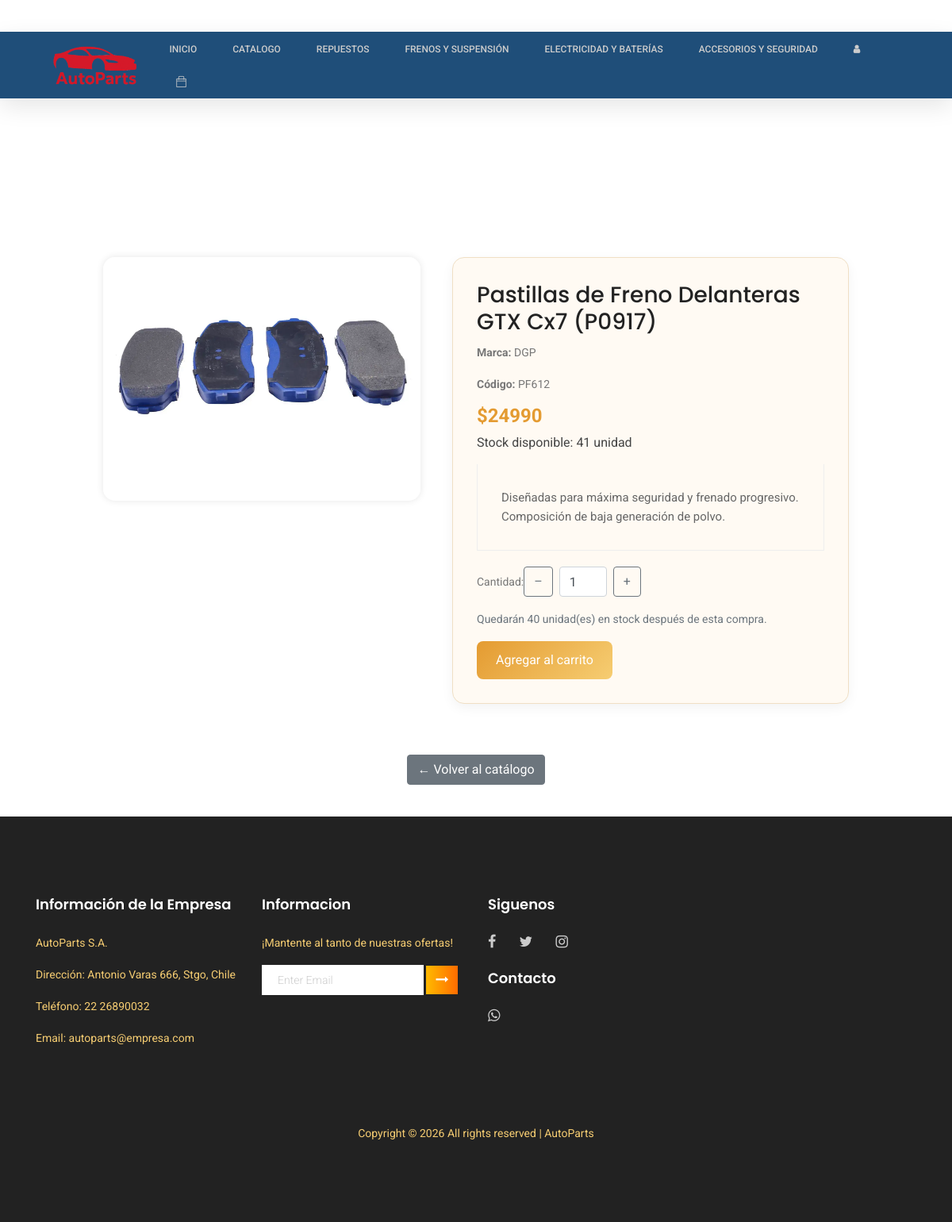
Page /producto/1/ on the earlier database version.
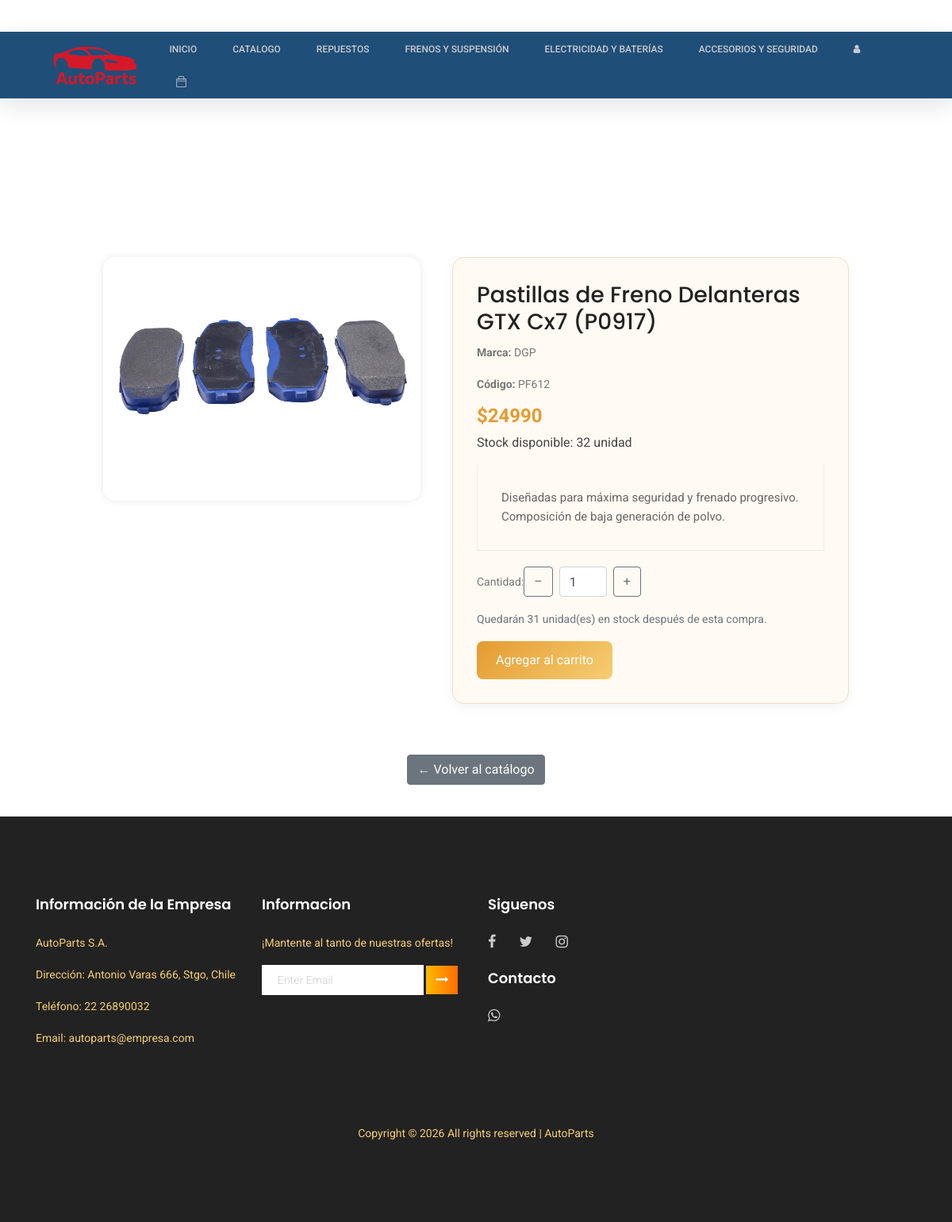
Same page on the later database version.
### tienda/models.py (models this page shows, shortened)
class Producto(models.Model):
    codigo_producto = models.CharField(max_length=100, unique=True, default="Sin código")
    marca = models.CharField(max_length=100)
    nombre = models.CharField(max_length=100)
    descripcion = models.TextField()
    precio_unitario = models.IntegerField(default=0)
    precio_mayorista = models.IntegerField(default=0)
    impuesto = models.IntegerField(default=0)
    stock_disponible = models.IntegerField(default=0)
    unidad_medida = models.CharField(max_length=50, default="unidad")
    activo = models.BooleanField(default=True)
    fecha_creacion = models.DateTimeField(auto_now_add=True)
    fecha_actualizacion = models.DateTimeField(auto_now=True)
    autor = models.ForeignKey(CustomUser, on_delete=models.CASCADE)
    imagen = models.ImageField(upload_to='productos/', null=True, blank=True)
    categoria = models.ForeignKey(Categoria, on_delete=models.CASCADE, null=True, blank=True)
    destacado = models.BooleanField(default=False)

### tienda/views.py (the view)
# urls.py: path('producto/<int:producto_id>/', views.detalle_producto, name='detalle_producto'),
def detalle_producto(request, producto_id):
    producto = get_object_or_404(Producto, id=producto_id)
    if request.user.is_authenticated and request.user.is_b2b:
        precio = producto.precio_mayorista
        modo_b2b = True
    else:
        precio = producto.precio_unitario
        modo_b2b = False
    return render(request, 'tienda/detalle_producto.html', {
        'producto': producto,
        'precio': precio,
        'modo_b2b': modo_b2b,
    })

### tienda/templates/tienda/detalle_producto.html (shortened to what this page needs)
{% extends 'tienda/base.html' %}
{% load static %}
{% block content %}
<div class="container product-detail-container">
    {% if producto.imagen %}
    <img src="{{ producto.imagen.url }}" alt="{{ producto.nombre }}" class="product-image">
{% else %}
    <img src="{% static 'img/default-product.jpg' %}" alt="{{ producto.nombre }}" class="product-image">
{% endif %}
    <div class="product-info">
        <h2>{{ producto.nombre }}</h2>
        <p><strong>Marca:</strong> {{ producto.marca }}</p>
        <p><strong>Código:</strong> {{ producto.codigo_producto }}</p>
        <p class="price">${{ precio|floatformat:0 }}</p>
        <p class="stock">
            {% if producto.stock_disponible > 0 %}
                <span>Stock disponible: {{ producto.stock_disponible }} {{ producto.unidad_medida }}</span>
            {% else %}
                <span style="color:red;">Sin stock disponible</span>
            {% endif %}
        </p>
        <p class="description">
            {{ producto.descripcion|default:"No hay descripción disponible para este producto." }}
        </p>
        {% if producto.stock_disponible > 0 %}
        <form method="POST" action="{% url 'agregar_producto' producto.id %}">
            <div class="d-flex align-items-center mb-3">
                <label for="cantidad" class="me-2 fw-bold">Cantidad:</label>
                <button type="button" onclick="cambiarCantidad(-1)" class="btn btn-outline-secondary">–</button>
                <input type="number" id="cantidad" name="cantidad" value="1" min="1" max="{{ producto.stock_disponible }}"
                    class="form-control mx-2" style="width: 60px;"
                    oninput="if (this.value > {{ producto.stock_disponible }}) this.value = {{ producto.stock_disponible }}">
                <button type="button" onclick="cambiarCantidad(1)" class="btn btn-outline-secondary">+</button>
            </div>
            <p id="stock-restante" class="text-muted mt-1"></p>
            <button type="submit" class="btn-cart">Agregar al carrito</button>
        </form>
        {% endif %}
    </div>
    <div class="mt-4 text-center">
    <a href="{% url 'catalogo' %}" class="btn btn-secondary">
        ← Volver al catálogo
    </a>
    </div>
</div>
{% endblock %}

### tienda/templates/tienda/base.html (shortened to what this page needs)
{% load static %}
<!DOCTYPE html>
<html lang="es">
<head>
     <link rel="stylesheet" href="https://cdn.jsdelivr.net/npm/bootstrap-icons@1.10.5/font/bootstrap-icons.css">
    <link rel="stylesheet" href="{% static 'css/linearicons.css' %}">
    <link rel="stylesheet" href="{% static 'css/font-awesome.min.css' %}">
    <link rel="stylesheet" href="{% static 'css/themify-icons.css' %}">
    <link rel="stylesheet" href="{% static 'css/bootstrap.css' %}">
    <link rel="stylesheet" href="{% static 'css/owl.carousel.css' %}">
    <link rel="stylesheet" href="{% static 'css/nice-select.css' %}">
    <link rel="stylesheet" href="{% static 'css/nouislider.min.css' %}">
    <link rel="stylesheet" href="{% static 'css/ion.rangeSlider.css' %}" />
    <link rel="stylesheet" href="{% static 'css/ion.rangeSlider.skinFlat.css' %}" />
    <link rel="stylesheet" href="{% static 'css/magnific-popup.css' %}">
    <link rel="stylesheet" href="{% static 'css/main.css' %}">
</head>
<body>
        <header class="header_area sticky-header">
        <div class="main_menu">
            <nav class="navbar navbar-expand-lg navbar-light main_box" style="background-color: #1f4e79;">
                <div class="container">
                    <a class="navbar-brand logo_h" href="{% url 'home' %}">
                        <img src="{% static 'img/logo_auto.png' %}" alt="Logo" style="height: 60px; width: auto;">
                    </a>
                    <div class="collapse navbar-collapse offset" id="navbarSupportedContent">
                        <ul class="nav navbar-nav menu_nav ml-auto">
                            <li class="nav-item {% if request.path == '/' %}active{% endif %}">
                                <a class="nav-link" href="{% url 'home' %}">Inicio</a>
                            </li>
                            <li class="nav-item {% if 'repuestos' in request.path %}active{% endif %}">
                                <a class="nav-link" href="{% url 'catalogo' %}">Catalogo</a>
                            </li>
                            <li class="nav-item {% if 'repuestos' in request.path %}active{% endif %}">
                                <a class="nav-link" href="{% url 'catalogo_por_seccion' 'repuestos' %}">Repuestos</a>
                            </li>
                            <li class="nav-item {% if 'frenos' in request.path %}active{% endif %}">
                                <a class="nav-link" href="{% url 'catalogo_por_seccion' 'frenos' %}">Frenos y Suspensión</a>
                            </li>
                            <li class="nav-item {% if 'electricidad' in request.path %}active{% endif %}">
                                <a class="nav-link" href="{% url 'catalogo_por_seccion' 'electricidad' %}">Electricidad y Baterías</a>
                            </li>
                            <li class="nav-item {% if 'accesorios' in request.path %}active{% endif %}">
                                <a class="nav-link" href="{% url 'catalogo_por_seccion' 'accesorios' %}">Accesorios y Seguridad</a>
                            </li>
                            <li class="nav-item dropdown">
                            <a class="nav-link dropdown-toggle" href="#" id="userDropdown" role="button" data-toggle="dropdown">
                                <i class="fa fa-user"></i>
                            </a>
                        </li>
                        <a href="{% url 'ver_carrito' %}" class="nav-link cart">
                            <span class="ti-bag"></span>
                        </a>
                        </ul>
                    </div>
                </div>
            </nav>
        </div>
    </header>
    <main class="container mt-4">
        {% block content %}
        {% endblock %}
    </main>
    {% include 'tienda/partials/footer.html' %}
</body>
</html>

### tienda/templates/tienda/partials/footer.html
{% load static %}
<footer class="footer-area section_gap" style="color: #f6cd72;">
	<div class="container">
		<div class="row">
			<div class="col-lg-3 col-md-6 col-sm-6">
				<div class="single-footer-widget">
					<h6>Información de la Empresa</h6>
					<p>AutoParts S.A.</p>
					<p>Dirección: Antonio Varas 666, Stgo, Chile</p>
					<p>Teléfono: 22 26890032</p>
					<p>Email: autoparts@empresa.com</p>
				</div>
			</div>
			<div class="col-lg-3 col-md-6 col-sm-6">
				<div class="single-footer-widget">
					<h6>Informacion</h6>
					<p>¡Mantente al tanto de nuestras ofertas!</p>
					<form class="form-inline">
						<input class="form-control" name="EMAIL" placeholder="Enter Email" required type="email">
						<button class="click-btn btn btn-default"><i class="fa fa-long-arrow-right"></i></button>
					</form>
				</div>
			</div>
			<div class="col-lg-3 col-md-6 col-sm-6">
				<div class="single-footer-widget">
					<h6>Siguenos</h6>
					<div class="footer-social d-flex align-items-center">
						<h6>
						<a href="https://www.facebook.com/Autoplanet.oficial"><i class="fa fa-facebook"></i></a>
						<a href="https://twitter.com/"><i class="fa fa-twitter"></i></a>
						<a href="https://www.instagram.com/autoplanetoficial/"><i class="fa fa-instagram"></i></a>
						</h6>
					</div>
					<h6>Contacto</h6>
					<div class="footer-social d-flex align-items-center">
						<h6>
						<a href="https://www.whatsapp.com/"><i class="fa fa-whatsapp"></i></a>
						</h6>
					</div>
				</div>
			</div>
		</div>
		<div class="footer-bottom d-flex justify-content-center align-items-center flex-wrap">
			<p class="footer-text m-0">
				Copyright &copy;
				<script>document.write(new Date().getFullYear());</script> All rights reserved | AutoParts
			</p>
		</div>
	</div>
</footer>

### tienda/templates/tienda/base.html (style rules this page uses)
body { padding-top: 120px; }

### tienda/templates/tienda/detalle_producto.html (style rules this page uses)
.product-detail-container { padding: 180px 0 40px; display: flex; justify-content: center; align-items: flex-start; flex-wrap: wrap; gap: 40px; }
.product-image { max-width: 400px; width: 100%; border-radius: 15px; box-shadow: 0 0 10px rgba(0,0,0,0.1); }
.product-info { max-width: 500px; background: #fffaf3; border: 1px solid #f0dfc5; border-radius: 15px; padding: 30px; box-shadow: 0 5px 15px rgba(0,0,0,0.05); }
.product-info h2 { font-size: 28px; margin-bottom: 10px; }
.product-info .price { font-size: 24px; color: #e49b31; font-weight: bold; margin: 10px 0; }
.product-info .stock { font-size: 16px; margin-bottom: 15px; color: #444; }
.product-info .description { font-size: 15px; margin-bottom: 20px; color: #666; }
.btn-cart { background: linear-gradient(135deg, #e49b31, #f6cd72); color: white; border: none; padding: 12px 24px; font-size: 16px; border-radius: 8px; cursor: pointer; transition: background 0.3s; }

Differences in the rows shown:
changed Producto "Pastillas de Freno Delanteras GTX Cx7 (P0917)": stock_disponible "41" → "32"
Other differences:
text written by a page script: "Quedarán 40 unidad(es) en stock después de esta compra." → "Quedarán 31 unidad(es) en stock después de esta compra."
